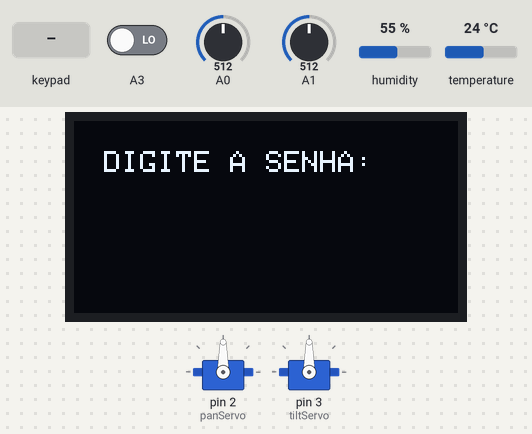
Simulated run of this sketch. Board: Arduino Uno, built with avr-gcc and run on an emulated ATmega328P. On the bench: 128×64 one-colour display, 2 × servo. Inputs (shaded band) come from the test bench; at power-on: A0 = 512, A3 LOW, A1 = 512, humidity 55 %, temperature 24 °C.

Above: at 4.8 s.
4.9 s: keypad keys 0 4 0 1 * pressed 0.4 s apart
At 6.9 s:
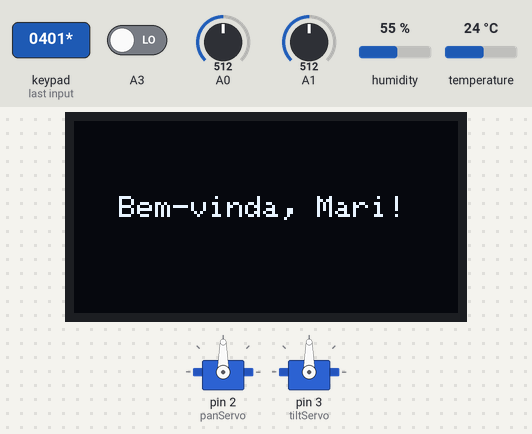
9.1 s: keypad keys 1 3 9 7 pressed 0.4 s apart
At 11.2 s:
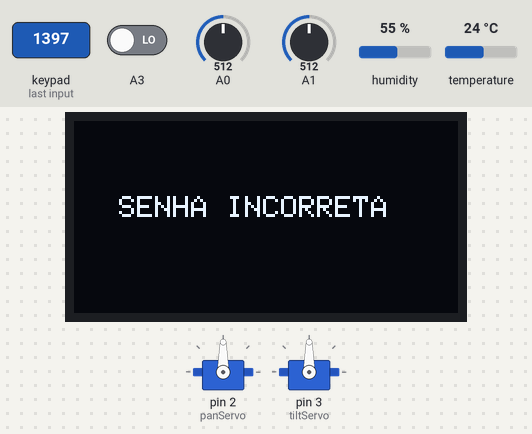
13.3 s: keypad keys 1 9 0 9 pressed 0.4 s apart
At 15.4 s:
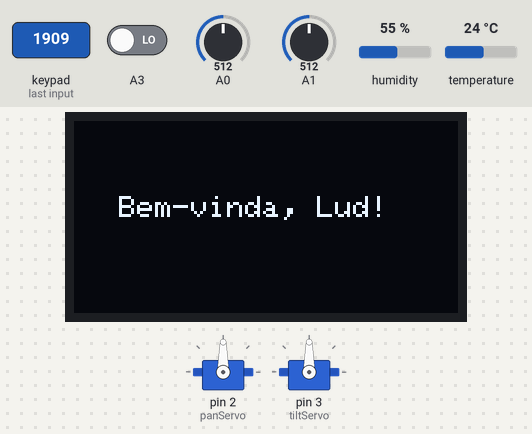
17.5 s: A0 set to 592
19.0 s: A0 set to 613
At 21.0 s:
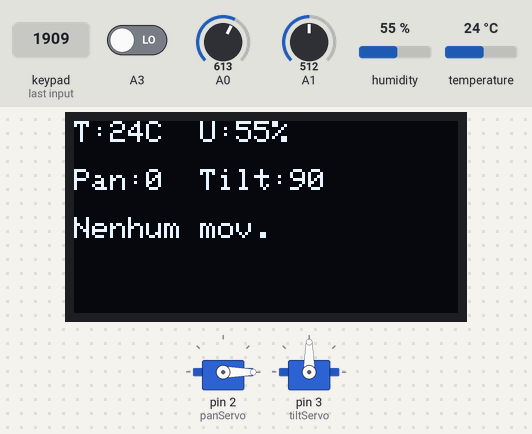
21.5 s: A3 driven HIGH
At 23.0 s:
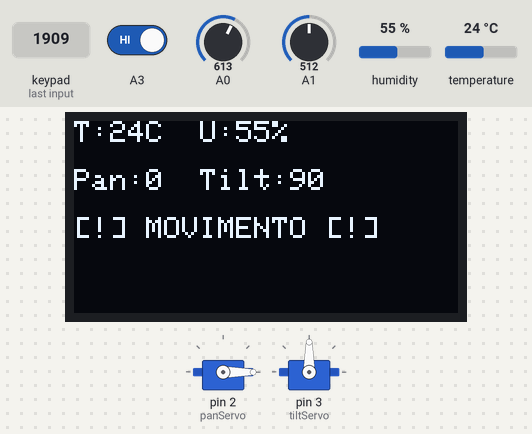
Timing chart, 0 to 24.0 s (numbered marks = the images above; inputs shaded):
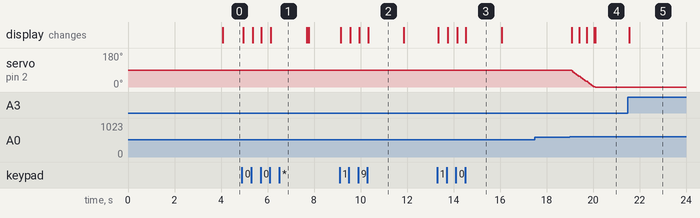

Measured:
- the behaviour switches between 600 and 601 on A0 (found by bisection; images 3 and 4)
- after the input at 4.9 s, the display: first changes after 0.05 s (image 1 shows a later state)
- after the input at 9.1 s, the display: first changes after 0.05 s (image 2 shows a later state)
- after the input at 13.3 s, the display: first changes after 0.05 s (image 3 shows a later state)
- after the input at 17.5 s, every drawn part: stays the same
- after the input at 19.0 s, servo on pin 2 (panServo): moves from 90° to 0° over 1.0 s, starting after 0.08 s; the display: first changes after 0.08 s (image 4 shows a later state)
- after the input at 21.5 s, the display: changes after 0.06 s (image 5)
- what the display in image 2 shows lasts 1.6 s, from 10.3 s to 11.9 s

The sketch:

trabalhoTiago.ino
```cpp
#include <Wire.h>
#include <Adafruit_GFX.h>
#include <Adafruit_SSD1306.h>
#include <Keypad.h>
#include <Servo.h>
#include <DHT.h>

Adafruit_SSD1306 display(128, 64, &Wire, -1);
char keys[4][4] = {{'1','2','3','A'},{'4','5','6','B'},{'7','8','9','C'},{'*','0','#','D'}};
byte rowPins[4] = {8, 7, 6, 5}, colPins[4] = {12, 11, 10, 9};
Keypad keypad = Keypad(makeKeymap(keys), rowPins, colPins, 4, 4);

DHT dht(4, DHT11);
Servo panServo, tiltServo;

byte systemState = 0;
char inputPass[5];
byte passLen = 0;

int panAngle = 90, tiltAngle = 90;
unsigned long timer = 0, sensorTimer = 0;
byte t = 0, h = 0;

// Protótipos
void showSplash();
void checkPassword();
void runDashboard();
void showHumidity();

void setup() {
  display.begin(SSD1306_SWITCHCAPVCC, 0x3C);
  display.setTextColor(WHITE);
  dht.begin();
  panServo.attach(2); tiltServo.attach(3);
  panServo.write(panAngle); tiltServo.write(tiltAngle);
  pinMode(A3, INPUT);

  timer = millis();
}

void loop() {
  if (systemState == 0) showSplash();
  else if (systemState == 1) checkPassword();
  else if (systemState == 2) runDashboard();
  else showHumidity();
}

void showSplash() {
  display.clearDisplay();
  display.setTextSize(1);
  display.setCursor(0, 5);
  display.print(F(" PROJETO 1 BIMESTRE \n\n Tiago     Evelyn\n\n Mari      Ludmila"));
  display.display();
  if (millis() - timer > 4000) systemState = 1;
}

void checkPassword() {
  display.clearDisplay();
  display.setCursor(10, 10);
  display.print(F("DIGITE A SENHA:\n\n    "));
  for (byte i = 0; i < passLen; i++) display.print('*');
  display.display();

  char key = keypad.getKey();
  if (key) {
    if (key == '*' || key == '#') {
      passLen = 0;
      memset(inputPass, 0, sizeof(inputPass));
    } else if (passLen < 4) {
      inputPass[passLen++] = key;
    }

    if (passLen == 4) {
      display.clearDisplay();
      display.setCursor(15, 25);

      if (strcmp(inputPass, "0401") == 0) { display.print(F("Bem-vinda, Mari!")); systemState = 2; }
      else if (strcmp(inputPass, "1909") == 0) { display.print(F("Bem-vinda, Lud!")); systemState = 2; }
      else if (strcmp(inputPass, "2711") == 0) { display.print(F("Bem-vinda, Evi!")); systemState = 2; }
      else if (strcmp(inputPass, "3011") == 0) { display.print(F("Bem-vindo, Ti!")); systemState = 2; }
      else if (strcmp(inputPass, "4321") == 0) { display.print(F("Lendo Umidade...")); systemState = 3; }
      else display.print(F("SENHA INCORRETA"));

      display.display();
      delay(1500);
      passLen = 0;
      memset(inputPass, 0, sizeof(inputPass));
    }
  }
}

void runDashboard() {
  if (keypad.getKey() == '*') {
    systemState = 1;
    return;
  }

  int jX = analogRead(A0), jY = analogRead(A1);
// O valor 4 é a "marcha". Aumente para 6 ou 8 se quiser ainda mais rápido.
  if (jX < 400) panAngle += 4; else if (jX > 600) panAngle -= 4;
  if (jY < 400) tiltAngle -= 4; else if (jY > 600) tiltAngle += 4;
  panAngle = constrain(panAngle, 0, 180);
  tiltAngle = constrain(tiltAngle, 0, 180);
  panServo.write(panAngle); tiltServo.write(tiltAngle);

  if (millis() - sensorTimer > 1000) {
    h = dht.readHumidity();
    t = dht.readTemperature();
    sensorTimer = millis();
  }

  display.clearDisplay();
  display.setCursor(0, 0);
  display.print(F("T:")); display.print(t); display.print(F("C  U:")); display.print(h); display.print(F("%\n\n"));

  display.print(F("Pan:")); display.print(panAngle); display.print(F("  Tilt:")); display.print(tiltAngle); display.print(F("\n\n"));
  display.print(digitalRead(A3) ? F("[!] MOVIMENTO [!]") : F("Nenhum mov."));

  display.display();
  delay(15);
}

void showHumidity() {
  if (keypad.getKey() == '*') {
    systemState = 1;
    return;
  }

  if (millis() - sensorTimer > 2000) {
    h = dht.readHumidity();
    sensorTimer = millis();
  }

  display.clearDisplay();
  display.setCursor(15, 10);
  display.setTextSize(1);
  display.print(F("NIVEL DE UMIDADE"));

  display.setTextSize(2);
  display.setCursor(30, 25);
  display.print(h); display.print(F("%"));

  display.setTextSize(1);
  display.setCursor(0, 55);
  display.print(F("  Press * para sair"));
  display.display();
}
```
